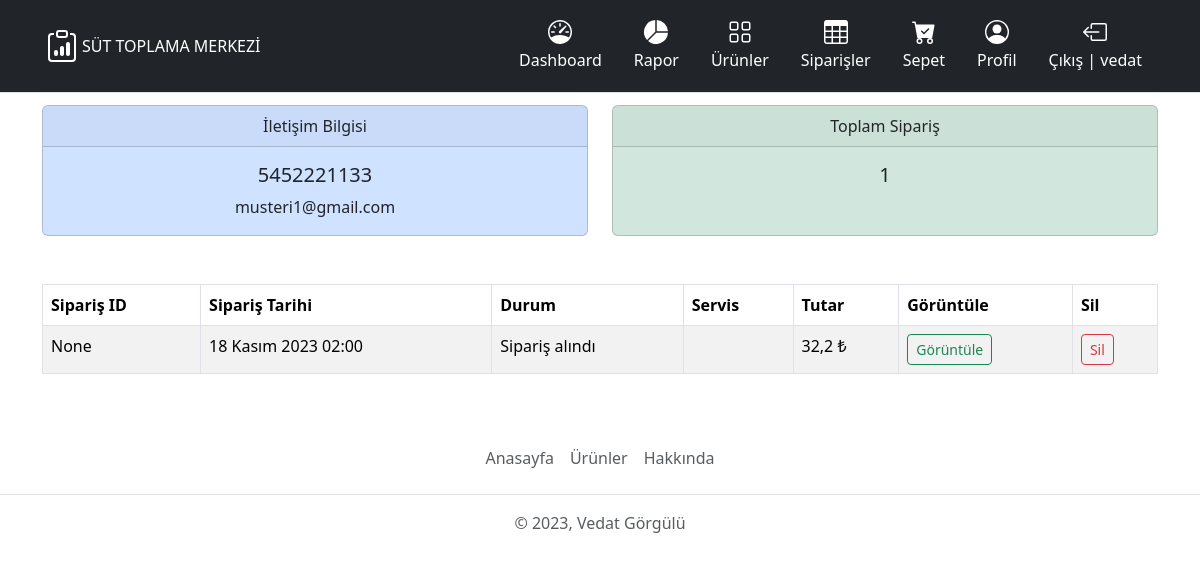
The app's page /mainboard/customer/4/ (signed in) with its own data.
### store/models.py (models this page shows, shortened)
class Customer(models.Model):
    user = models.OneToOneField(
        User, on_delete=models.CASCADE, null=True, blank=True)
    name = models.CharField(max_length=200, null=True)
    phone = models.CharField(max_length=15, null=True)
    email = models.CharField(max_length=200, null=True)
    profile_pic = models.ImageField(
        default='person-circle.svg', null=True, blank=True)

class Order(models.Model):
    ORDER_STATUS = (
        ('Recived', 'Sipariş alındı'),
        ('Assigned', 'Servise atandı'),
        ('Transporting', 'Taşımada'),
        ('Delivered', 'Teslim edildi'),
    )
    transaction_id = models.CharField(max_length=200, null=True)
    customer = models.ForeignKey(
        Customer, null=True, on_delete=models.SET_NULL)
    service = models.ForeignKey(Service, null=True, on_delete=models.SET_NULL)
    date_ordered = models.DateTimeField(auto_now_add=True, null=True)
    complete = models.BooleanField(default=False, null=True, blank=False)
    status = models.CharField(max_length=20, null=True,
                              choices=ORDER_STATUS, default='Sipariş alındı')
    note = models.CharField(max_length=500, null=True)
    assign_date = models.DateTimeField(
        verbose_name='Servise atama tarihi', null=True)
    service_date = models.DateTimeField(
        verbose_name='Servise başlama tarihi', null=True)
    delivery_date = models.DateTimeField(
        verbose_name='Teslim tarihi', null=True)
    service_time = models.IntegerField(default=0)
    delivery_time = models.IntegerField(default=0)
    is_delivered = models.BooleanField(
        verbose_name='Teslimat', default=False, null=True, blank=False)
    address = LocationField(verbose_name='Siparişin Konumu', null=True, blank=False, map_attrs={
                            'placeholder': 'Haritadan konum seçiniz.',
                            'center': [38.59821903435276, 27.350622679963262],
                            })
    @property
    def get_cart_total(self):
        order_items = self.orderitem_set.all()
        total_price = float(sum([item.get_total for item in order_items]))
        return total_price
    def get_absolute_url(self):
        return reverse('store:detail', kwargs={'id': self.id})
    def get_delete_url(self):
        return reverse('store:delete', kwargs={'id': self.id})
    class Meta:
        ordering = ['-date_ordered']
        permissions = (
            ('is_operator', 'Operator yetkisine sahip'),
            ('is_service', 'Servis görevlisi yetkisine sahip'),
        )

class OrderItem(models.Model):
    product = models.ForeignKey(
        Product, on_delete=models.SET_NULL, blank=True, null=True)
    order = models.ForeignKey(
        Order, on_delete=models.CASCADE, blank=True, null=True)
    quantity = models.IntegerField(default=0, blank=True, null=True)
    date_added = models.DateTimeField(auto_now_add=True)
    @property
    def get_total(self):
        total = self.product.price * self.quantity
        return total

class Product(models.Model):
    name = models.CharField(max_length=200, null=True)
    description = models.CharField(max_length=200, null=True)
    price = models.DecimalField(max_digits=7, decimal_places=2)
    image = models.ImageField(null=True, blank=True)

### suttoplamaapp/decorators.py (the view)
        def wrapper_func(request, *args, **kwargs):
            group = None
            if request.user.groups.exists():
                group = request.user.groups.all()[0].name
            if group in allowed_roles:
                return view_func(request, *args, **kwargs)
            else:
                return HttpResponse('Bu işlemi yapamaya yetkili değilsiniz!')

### mainboard/views.py (called while the page is built)
@login_required(login_url='account:login')
@allowed_users(allowed_roles=['admin'])
def view_customer(request, pk):
    customer = Customer.objects.get(id=pk)
    orders = customer.order_set.all()
    order_count = orders.count()
    context = {
        'customer': customer,
        'orders': orders,
        'order_count': order_count,
    }
    return render(request, 'mainboard/customer.html', context=context)

### mainboard/templates/mainboard/customer.html (shortened to what this page needs)
{% extends 'base.html' %}
{% block content %}
  <div class="col">
    <div class="row pt-1">
      <div class="col-md">
        <div class="card bg-primary-subtle text-center">
          <div class="card-header">İletişim Bilgisi</div>
          <div class="card-body">
            <h5 class="card-title">{{ customer.phone }}</h5>
            <p class="card-text">{{ customer.email }}</p>
          </div>
        </div>
      </div>
      <div class="col-md">
        <div class="card bg-success-subtle text-center" style="height: 100%;">
          <div class="card-header">Toplam Sipariş</div>
          <div class="card-body">
            <h5 class="card-title">{{ order_count }}</h5>
          </div>
        </div>
      </div>
    </div>
    <div class="row pt-5">
      <div class="col-md">
        <div class="table-responsive">
          <table id="customerViewDataTable" class="table table-striped table-bordered">
            <thead>
              <th>Sipariş ID</th>
              <th>Sipariş Tarihi</th>
              <th>Durum</th>
              <th>Servis</th>
              <th>Tutar</th>
              <th>Görüntüle</th>
              <th>Sil</th>
            </thead>
            <tbody>
              {% for order in orders %}
                <tr>
                  <td>{{ order.transaction_id }}</td>
                  <td>{{ order.date_ordered }}</td>
                  <td>{{ order.status }}</td>
                  <td>{{ order.service.user }}</td>
                  <td>{{ order.get_cart_total }} ₺</td>
                  <td>
                    <a class="btn btn btn-outline-success btn-sm" href="{{ order.get_absolute_url }}">Görüntüle</a>
                  </td>
                  <td>
                    <a class="btn btn btn-outline-danger btn-sm" href="{{ order.get_delete_url }}">Sil</a>
                  </td>
                </tr>
              {% endfor %}
            </tbody>
          </table>
        </div>
      </div>
    </div>
  </div>
{% endblock %}

### templates/partials/_navbar.html (shortened to what this page needs)
<header>
  <div class="px-3 py-2 mb-2 text-bg-dark border-bottom">
    <div class="container">
      <div class="d-flex flex-wrap align-items-center justify-content-center justify-content-lg-start">
        <a href="/" class="d-flex align-items-center my-2 my-lg-0 me-lg-auto text-white text-decoration-none">
          SÜT TOPLAMA MERKEZİ
        </a>
        <ul class="nav col-12 col-lg-auto my-2 justify-content-center my-md-0 py-1 text-small">
          <li>
            <a href="{% url 'mainboard:mainboard' %}" class="nav-link text-white">
              Dashboard
            </a>
          </li>
          <li>
            <a href="{% url 'mainboard:chart' %}" class="nav-link text-white">
              <svg xmlns="http://www.w3.org/2000/svg" width="24" height="24" fill="currentColor" class="bi d-block mx-auto mb-1" viewBox="0 0 16 16">
                <path d="M15.985 8.5H8.207l-5.5 5.5a8 8 0 0 0 13.277-5.5zM2 13.292A8 8 0 0 1 7.5.015v7.778l-5.5 5.5zM8.5.015V7.5h7.485A8.001 8.001 0 0 0 8.5.015z" />
              </svg>Rapor
            </a>
          </li>
          <li>
            <a href="{% url 'store:store' %}" class="nav-link text-white">
              Ürünler
            </a>
          </li>
          <li>
            <a href="{% url 'mainboard:user-page' %}" class="nav-link text-white">
              Siparişler
            </a>
          </li>
          {% if request.user.is_authenticated %}
            <li>
              <a href="{% url 'store:shopping-cart' %}" class="nav-link text-white position-relative">
                Sepet
              </a>
            </li>
            <li>
              <a href="{% url 'mainboard:account' %}" class="nav-link text-white">
                Profil
              </a>
            </li>
            <li>
              <a href="{% url 'account:logout' %}" class="nav-link text-white">
                Çıkış | {{ request.user }}
              </a>
            </li>
          {% endif %}
        </ul>
      </div>
    </div>
  </div>
</header>

### records on screen
Customer: phone "5452221133", email "musteri1@gmail.com"
Order: transaction_id "None", date_ordered "18 Kasım 2023 02:00", status "Sipariş alındı", get_cart_total "32,2"

### other values on screen
{{ request.user }} "vedat"
{{ order_count }} "1"
